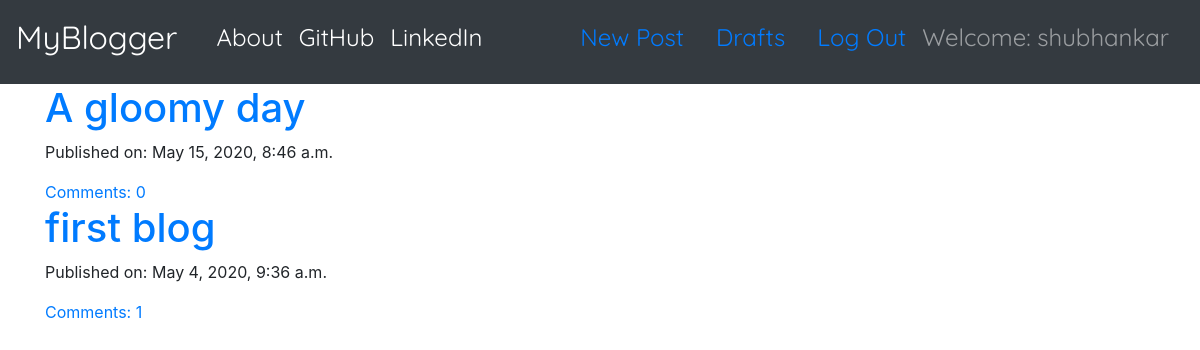
The app's page / (signed in) with its own data.
### blog/models.py (models this page shows, shortened)
class Post(models.Model):
    author = models.ForeignKey('auth.User', on_delete=models.CASCADE)
    title = models.CharField(max_length=200)
    text = models.TextField()
    created_date = models.DateTimeField(default=timezone.now)
    published_date = models.DateTimeField(blank=True, null=True)
    def approve_comments(self):
        return self.comments.filter(approved_comment=True)

### blog/views.py (the view)
# urls.py: path('', PostListView.as_view(), name='post_list'),
class PostListView(ListView):
    model = Post
    def get_queryset(self):
        return Post.objects.filter(published_date__lte=timezone.now()).order_by('-published_date')

### blog/templates/blog/post_list.html
{% extends 'blog/base.html' %}
{% block content %}
<div class="centerstage loader">
  {% for post in post_list %}
    <div class="post">
      <h1><a href="{% url 'post_detail' pk=post.pk %}">{{ post.title }}</a></h1>
      <div class="date">
        <p>Published on: {{ post.published_date }}</p>
      </div>
      <a href="{% url 'post_detail' pk=post.pk %}">Comments: {{ post.approve_comments.count }}</a>
    </div>
  {% endfor %}
</div>
{% endblock %}

### blog/templates/blog/base.html (shortened to what this page needs)
<!DOCTYPE html>
{% load static %}
<html lang="en" dir="ltr">
  <head>
    <link rel="stylesheet" href="https://stackpath.bootstrapcdn.com/bootstrap/4.4.1/css/bootstrap.min.css">
    <link rel="stylesheet" href="//cdn.jsdelivr.net/npm/medium-editor@latest/dist/css/medium-editor.min.css" type="text/css" media="screen" charset="utf-8">
    <link rel="stylesheet" href="{% static 'css/blog.css' %}">
  </head>
  <body>
    <nav class="navbar navbar-expand-lg navbar-dark bg-dark">
      <a class="navbar-brand brandtext" href="{% url 'post_list' %}">MyBlogger</a>
      <div class="collapse navbar-collapse container techfont" id="navbarNavAltMarkup">
        <div class="navbar-nav mr-auto">
          <a class="nav-item nav-link active" href="{% url 'about' %}">About</span></a>
          <a class="nav-item nav-link active" href="https://www.github.com">GitHub</a>
          <a class="nav-item nav-link active" href="https://www.linkedin.com">LinkedIn</a>
        </div>
        {% if user.is_authenticated %}
          <a class="nav-item nav-link active" href="{% url 'post_new' %}">New Post<span class="sr-only">(current)</span></a>
          <a class="nav-item nav-link active" href="{% url 'draft_list' %}">Drafts</a>
          <a class="nav-item nav-link active" href="{% url 'logout' %}">Log Out</a>
          <a class="navbar-text">Welcome: {{user.username}}</a>
        {% else %}
          <a class="nav-item nav-link active" href="{% url 'login' %}">Login</a>
        {% endif %}
      </div>
    </nav>
    <div class="content container">
      <div class="row">
        <div class="col-md-8">
          <div class="blog_posts">
            {% block content %}
            {% endblock %}
          </div>
        </div>
      </div>
    </div>
  </body>
</html>

### blog/static/css/blog.css (style rules this page uses)
.techfont { font-family: 'Quicksand', sans-serif; font-size: 1.5em; margin-bottom: 10px; }
.brandtext { font-family: 'Quicksand', sans-serif; font-size: 2em; margin-bottom: 10px; }
.centerstage { margin-left: auto; margin-right: auto; }
.loader { filter:hue-rotate(0deg); color:linear-gradient(45deg,#0f8,#08f); animation:hue 10000ms infinite linear; }

### records on screen
Post: title "A gloomy day", published_date "May 15, 2020, 8:46 a.m.", approve_comments.count "0"
Post: title "first blog", published_date "May 4, 2020, 9:36 a.m.", approve_comments.count "1"

### other values on screen
{{ user.username }} "shubhankar"
